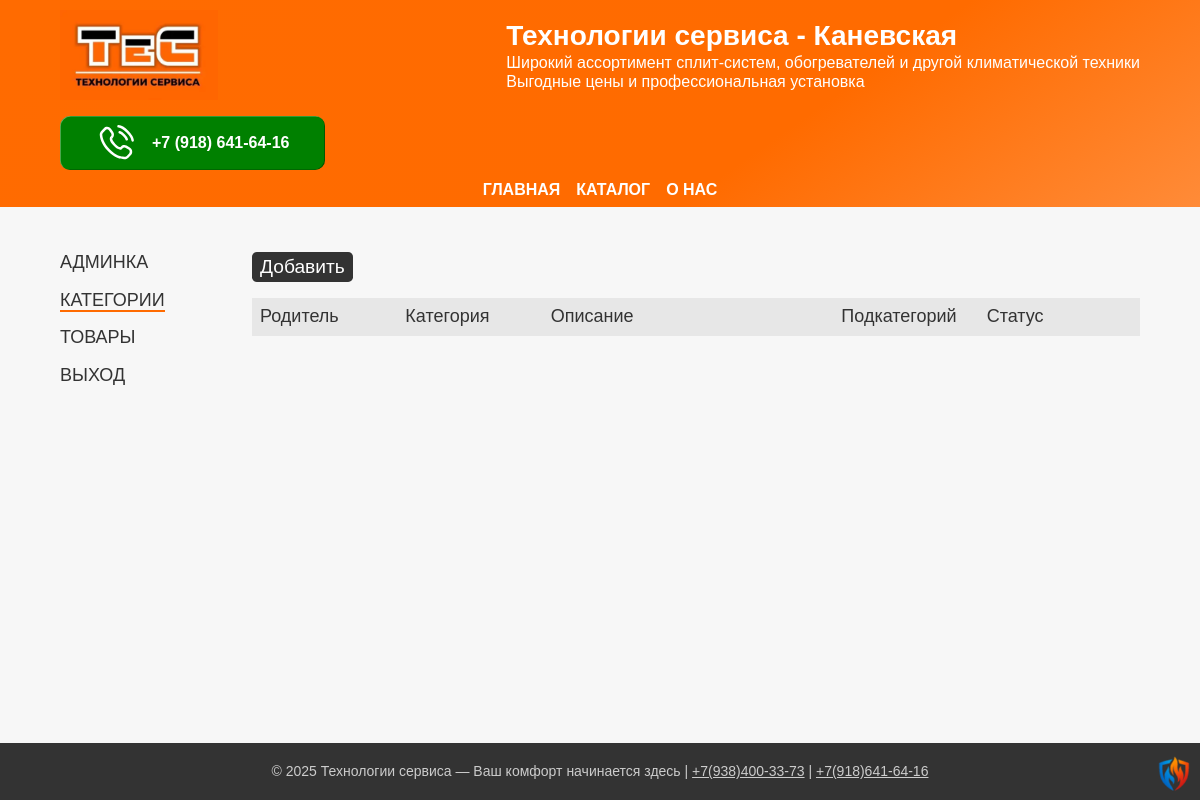
/dash/categories, run on an earlier commit of the app's database.
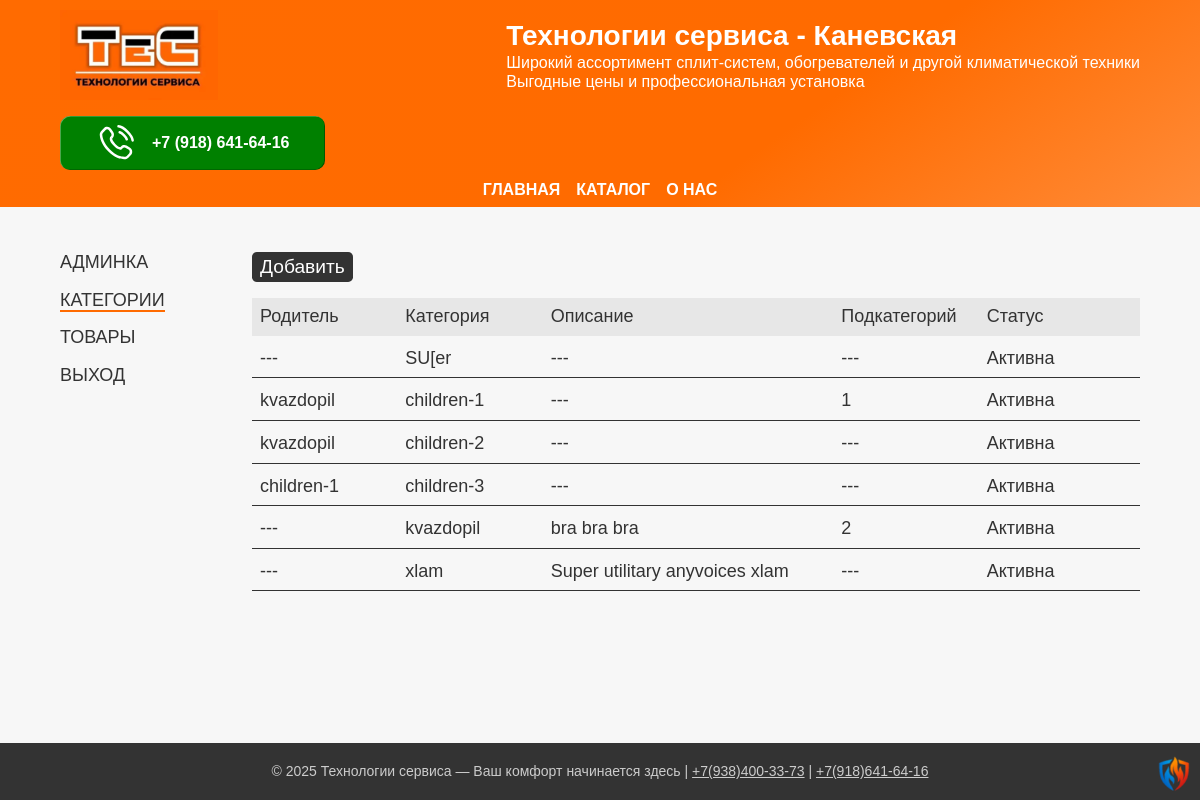
And on a later commit of the database.
### app/models.py (models this page shows, shortened)
class Category(db.Model):
    __tablename__ = 'categories'
    id = db.Column(db.Integer, primary_key=True)
    name = db.Column(db.String(64), nullable=False, unique=True)
    description = db.Column(db.Text, nullable=True)
    active = db.Column(db.Boolean, default=True)
    parent_id = db.Column(db.Integer, db.ForeignKey('categories.id'), nullable=True)
    children = db.relationship('Category', backref=db.backref('parent', remote_side=[id]),
                               lazy=True, cascade='all, delete-orphan')

### app/urls.py (the view, shortened to what this page needs)
@login_required
@app.route("/dash/categories", methods=["GET", "POST"])
def categories():
    active_only = request.args.get('active_only', 'true').lower() == 'true'
    query = Category.query
    if active_only:
        query = query.filter_by(active=True)
    categories = query.order_by(Category.name).all()
    for cat in categories:
        cat.children
    form = CategoryForm()
    return render_template('categories.html',
                           title="Категории",
                           categories=categories,
                           active_only=active_only,
                           form=form)

### app/templates/categories.html (shortened to what this page needs)
{% extends "private.html" %}
{% block article %}
    <div class="cat-menu">
        <button class="cat-btn grey-btn" type="button" onclick="overlayMenu.showModal()">Добавить</button>
    </div>
    <div class="categories">
        <header class="categories-header">
            <div class="cat-parent">Родитель</div>
            <div class="cat-name">Категория</div>
            <div class="cat-description">Описание</div>
            <div class="cat-children">Подкатегорий</div>
            <div class="cat-status">Статус</div>
        </header>
    {% for cat in categories %}
        <a class="category" href="{{ url_for('category', name=cat.name) }}">
            <div class="cat-parent">
                {{ cat.parent.name if cat.parent else '---' }}
            </div>
            <div class="cat-name">
                {{ cat.name }}
            </div>
            <div class="cat-description">
                {{ cat.description if cat.description else '---' }}
            </div>
            <div class="cat-children">
                {{ cat.children|length if cat.children else '---' }}
            </div>
            <div class="cat-status">
                {{ 'Активна' if cat.active else 'Неактивна' }}
            </div>
        </a>
    {% endfor %}
    </div>
{% endblock %}

### app/templates/private.html (shortened to what this page needs)
{% extends "footer.html" %}
{% block private %}
    <section class="main-section">
        <div class="dashboard container">
            <aside>
                <ul class="admin-menu">
                    <li><a class="admin-menu--item" href="{{ url_for('dashboard') }}">Админка</a></li>
                    <li><a class="admin-menu--item" href="{{ url_for('categories') }}">Категории</a></li>
                    <li><a class="admin-menu--item" href="{{ url_for('dashboard') }}">Товары</a></li>
                    <li><a class="admin-menu--item" href="/logout">Выход</a></li>
                </ul>
            </aside>
            <article>
                {% block article %}
                {% endblock %}
            </article>
        </div>
    </section>
{% endblock %}

### app/templates/footer.html (shortened to what this page needs)
{% extends "header.html" %}
{% block footer %}
        <footer class="footer">
            <p>
                © 2025 Технологии сервиса — Ваш комфорт начинается здесь |
                <a href="tel:+79384003373">+7(938)400-33-73</a> |
                <a href="tel:+79186416416">+7(918)641-64-16</a>
            </p>
			<div class="shield">
				<div class="shield-inner">
				<img class="xolod-teplo"
					src="{{ url_for('static', filename='img/icon/xolod-teplo.png') }}"
					alt="climat-control"
					srcset="{{ url_for('static', filename='img/icon/xolod-teplo.png') }}"
				>
				</div>
			</div>
        </footer>
{% endblock %}

### app/templates/header.html
{% extends "layout.html" %}
{% block header %}
        <header class="header">
            <div class="container">
                <div class="header-content content">
                    <a class="header-logo" href="{{ url_for('.index') }}" >
                    <img
                        class="header-image icon-svg"
                        src="{{ url_for('static', filename='img/logo/label.webp') }}"
                        alt="air-conditioner"
                    /></a>
                    <div class="header-title">
                        <p class="header-title-label">Технологии сервиса - Каневская</p>
                        <p class="header-title-text">
                            Широкий ассортимент сплит-систем, обогревателей и другой климатической техники<br> Выгодные цены и профессиональная установка
                        </p>
                    </div>
                    <a class="btn green-btn" href="tel:+79186416416">
                        <img
                            class="contact-icon"
                            src="{{ url_for('static', filename='img/icon/phone-calling.svg') }}"
                            alt="Phone icon-svg"
                            srcset="{{ url_for('static', filename='img/icon/phone-calling.svg') }}"
                        >
                        <div>+7 (918) 641-64-16</div>
                    </a>
                </div>
            </div>
            <nav class="top-nav container">
                <ul class="top-menu">
                    <li><a class="top-menu--item" href="{{ url_for('.index') }}">Главная</a></li>
                    <li><a class="top-menu--item" href="{{ url_for('.index') }}">Каталог</a></li>
                    <li><a class="top-menu--item" href="{{ url_for('.index') }}">О нас</a></li>
                </ul>
            </nav>
        </header>
{% endblock %}

### app/templates/layout.html (shortened to what this page needs)
<!DOCTYPE html>
<html lang="ru" itemscope itemtype="http://schema.org/WebPage">
    {% block head %}
    <head>
		<link rel="stylesheet" href="{{ url_for('static', filename='css/reset.css') }}?v=1">
        <link rel="stylesheet" href="{{ url_for('static', filename='css/style.css') }}?v=1.13">
    </head>
    {% endblock %}
    <body>
        {% block header %}
        {% endblock %}
        <main>
            {% block private %}
            {% endblock %}
        </main>
        {% block footer %}
        {% endblock %}
    </body>
</html>

### app/static/css/style.css (style rules this page uses)
:root { --wrapper-max: 75rem; --wrapper-big: 64rem; --wrapper-middle: 50rem; --wrapper-small: 25rem; --color-btn-hover: rgb(58, 206, 0); --color-heads-color: #ff6b00; --color-background: #f7f7f7; --color-shadow: #000000A0; }
body { font-family: Geneva, Arial, Helvetica, sans-serif; background-color: var(--color-background); color: #333; display: flex; flex-direction: column; min-height: 100vh; justify-content: space-between; align-content: space-between; container-type: inline-size; container-name: body-size; }
main { font-size: 1.125rem; flex-grow: 1; }
section { margin-top: 2.5em; }
.container { width: 90%; max-width: var(--wrapper-max); margin: auto; }
.shield { width: 3em; height: 3em; position: fixed; bottom: 0.375em; right: 0.375em; perspective: 40rem; }
.shield-inner { position: relative; width: 100%; height: auto; transition: transform 0.6s; transform-style: preserve-3d; }
.xolod-teplo, .teplo-xolod { position: absolute; width: 3em; height: auto; backface-visibility: hidden; display: flex; justify-content: center; }
header.header { background: linear-gradient(145deg, rgba(255, 107, 1, 1) 0%, rgba(255, 107, 0, 1) 65%, rgba(255, 139, 56, 1) 100%); color: white; container-type: inline-size; container-name: header-container; }
.header-content { display: flex; align-items: center; justify-content: space-between; flex-wrap: wrap; padding: 0.625em 0; gap: 1rem; }
.header-title { max-width: var(--wrapper-maiddle); }
.header-title-label { color: white; font-size: 1.75rem; font-weight: bold; }
.header-title-text { font-size: 1rem; }
.header-image { height: 5.625rem; }
.header-logo { display: flex; justify-content: center; align-items: center; }
.top-nav { display: flex; justify-content: center; margin-bottom: 0.5rem; }
.top-menu { display: flex; justify-content: center; gap: 1rem; flex-wrap: wrap; }
.top-menu--item { color: white; text-decoration: none; text-transform: uppercase; font-weight: bold; border-bottom: 2px solid rgba(0,0,0,0); }
article { display: flex; flex-direction: column; gap: 1rem; }
.categories { display: grid; gap: 0.25rem; }
.category, .categories-header { display: grid; grid-template-columns: 1fr 1fr 2fr 1fr 1fr; padding: 0.5rem; }
.categories-header { background-color: #0001 }
.category { text-decoration: none; color: #333; border-bottom: 1px solid #333; }
.btn { border-radius: 0.625rem; padding: 1rem 2.25rem; text-align: center; max-width: 18.75rem; max-height: 1.375rem; text-decoration: none; font-weight: bold; align-items: center; display: flex; gap: 1rem; box-shadow: inset -0.75px -0.5px rgba(0, 0, 0, 0.4), inset +0.75px +0.5px rgba(255, 255, 255, 0.4); }
.dashboard { width: 90%; margin: auto; display: flex; gap: 2rem; }
.dashboard article { flex-grow: 1; }
.admin-menu { display: flex; flex-direction: column; gap: 1rem; width: 10rem; border-bottom: 2px solid rgba(255,255,255,0); }
.admin-menu--item { text-decoration: none; text-transform: uppercase; color: #333; transition: 0.2s ease-in-out; }
.admin-menu--item__active { border-bottom: 2px solid #ff6b00FF; }
.green-btn { color: white; background-color: green; }
.grey-btn { color: white; background-color: #333; }
.contact-icon { height: 40px; width: auto; }
footer { background: #333; text-align: center; padding: 1.25rem 0.625rem; font-size: 0.875rem; margin-top: 1.25rem; }
footer, footer a { color: #ccc; }
.cat-menu { display: flex; gap: 1rem; flex-wrap: wrap; }
.cat-btn { text-decoration: none; padding: 0.25rem 0.5rem; border-radius: 0.25em; font-size: 1.2rem; border: None; display: flex; align-items: center; }

What changed in the data, as far as the page shows it:
added Category: parent "---", name "SU[er", description "---", children|length "---", active "Активна"
added Category: parent "kvazdopil", name "children-1", description "---", children|length "1", active "Активна"
added Category: parent "kvazdopil", name "children-2", description "---", children|length "---", active "Активна"
added Category: parent "children-1", name "children-3", description "---", children|length "---", active "Активна"
added Category: parent "---", name "kvazdopil", description "bra bra bra", children|length "2", active "Активна"
added Category: parent "---", name "xlam", description "Super utilitary anyvoices xlam", children|length "---", active "Активна"
